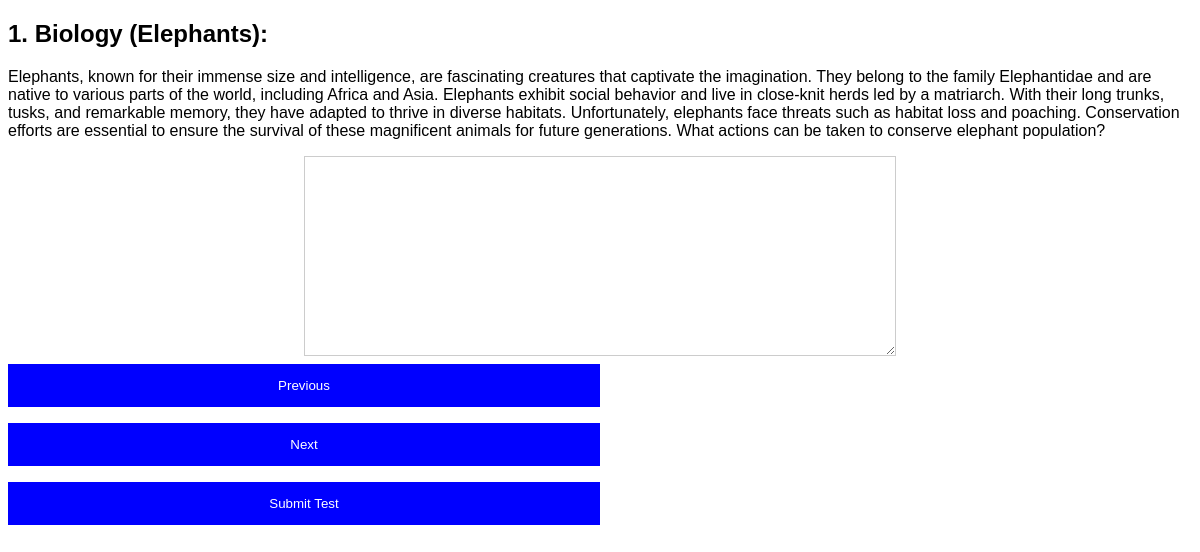
Page /test/1/ on the committed database.
### basic/models.py (models this page shows)
class TestQuestion(models.Model):
    title = models.CharField(max_length=255)
    content = models.TextField()
    image = models.ImageField(upload_to='test_images/', null=True, blank=True)  # If you want to add images

### basic/views.py (the view, shortened to what this page needs)
# urls.py: path('test/<int:question_number>/', views.question_view, name='question_view'),
def question_view(request, question_number):
    try:
        question = TestQuestion.objects.get(pk=question_number)
    except TestQuestion.DoesNotExist:
        return redirect('test_finish')
    saved_response = request.session.get(f'response_{question_number}', '')
    context = {
        'question': question,
        'saved_response': saved_response,
        'question_numbers': range(1, TestQuestion.objects.count() + 1),
        'question_number': question_number,
    }
    return render(request, 'basic/question_template.html', context)

### basic/templates/basic/question_template.html (shortened to what this page needs)
{% extends "basic/base.html" %}
{% block content %}
<div class="container mt-5">
    <h2>{{ question.title }}</h2>
    <p>{{ question.content }}</p>
    <form method="post" id="testForm" class="form">
        <textarea name="response" id="responseTextarea" class="form-textarea">{{ saved_response }}</textarea>
        <button type="button" id="prevButton" class="btn">Previous</button>
        <button type="submit" class="btn btn-primary">Next</button>
        <button type="submit" name="submit_test" value="submit_test" class="btn btn-primary">Submit Test</button>
    </form>
</body>
{% endblock %}

### basic/templates/basic/base.html (shortened to what this page needs)
<!DOCTYPE html>
<html lang="en">
    {% load static %}
<head>
    <link rel="stylesheet" href="{% static 'styles.css' %}">
</head>
<body>
    <div class="container">
        {% block content %}{% endblock %}
</body>
</html>

### basic/static/styles.css (style rules this page uses)
.btn { background-color: blue; color: white; padding: 14px 20px; margin: 8px 0; border: none; cursor: pointer; width: 50%; }
input[type="text"], input[type="password"], select, textarea { width: 50%; padding: 12px; margin: 8px 0; display: inline-block; border: 1px solid #ccc; box-sizing: border-box; }
#responseTextarea { width: 50%; height: 200px; margin: auto; display: block; }
body { font-family: Arial, Helvetica, sans-serif; }

### rows in the picture
TestQuestion: title "1. Biology (Elephants):", content "Elephants, known for their immense size and intelligence, are fascinating creatures that captivate the imagination. They belong to the family Elephantidae and are native to various parts of the world, including Africa and Asia. Elephants exhibit social behavior and live in close-knit herds led by a matriarch. With their long trunks, tusks, and remarkable memory, they have adapted to thrive in diverse habitats. Unfortunately, elephants face threats such as habitat loss and poaching. Conservation efforts are essential to ensure the survival of these magnificent animals for future generations. What actions can be taken to conserve elephant population?"
